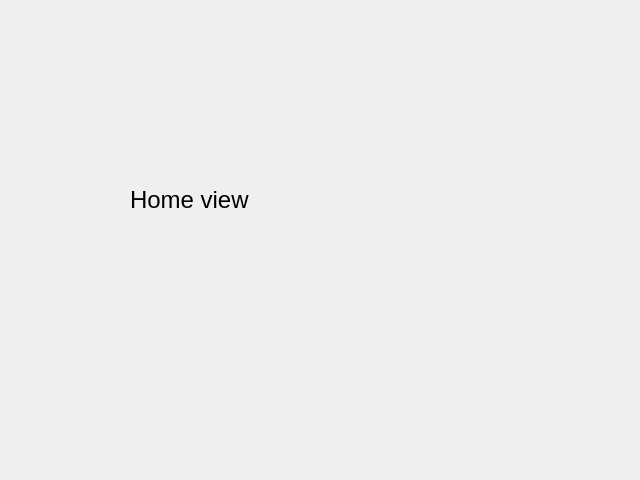
<?xml version="1.0" encoding="UTF-8"?>
<ui version="4.0">
 <class>Form</class>
 <widget class="QWidget" name="Form">
  <property name="geometry">
   <rect>
    <x>0</x>
    <y>0</y>
    <width>640</width>
    <height>480</height>
   </rect>
  </property>
  <property name="windowTitle">
   <string>Form</string>
  </property>
  <widget class="QLabel" name="label">
   <property name="geometry">
    <rect>
     <x>130</x>
     <y>110</y>
     <width>291</width>
     <height>181</height>
    </rect>
   </property>
   <property name="text">
    <string>&lt;html&gt;&lt;head/&gt;&lt;body&gt;&lt;p&gt;&lt;span style=&quot; font-size:18pt;&quot;&gt;Home view&lt;/span&gt;&lt;/p&gt;&lt;/body&gt;&lt;/html&gt;</string>
   </property>
  </widget>
 </widget>
 <resources/>
 <connections/>
</ui>
